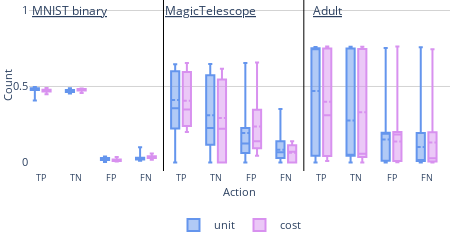

Here is the notebook cell this chart was saved with:
### Code cell
import plotly.graph_objects as go
import numpy as np

# Assuming 'total_cases' is your dictionary containing the datasets

fig = go.Figure()

# Define the order of datasets and initialize a counter for x-axis positioning
datasets = ['MNISTbinary', 'MagicTelescope', 'adult']
x_position = 0  # Counter for x-axis position

# Iterate through each dataset, then each column, and finally each case
names = []
for dataset_name in datasets:
    for i in range(4):  # Assuming each dataset has 5 columns
        for case_name in ['case1', 'case1b']:
            case_data = final[dataset_name][case_name]
            name = f"{case_name}_{dataset_name}_Col{i+1}"
            names.append(name)
            bool = True if name in ['case1_MNISTbinary_Col1', 'case1b_MNISTbinary_Col1'] else False
            col = '#6495ed' if case_name == 'case1' else '#d891ef'
            legend_name = 'unit' if case_name=='case1' else 'cost'
            fig.add_trace(go.Box(
                y=case_data[:, i],
                name=legend_name,
                marker_color=col,
                boxpoints=False,  # Hide outliers
                boxmean=True,     # Show mean
                width=0.7,        # Adjust the width of the boxes
                x=[x_position] * len(case_data[:, i]),  # Set x-axis positions
                showlegend=bool
            ))
            x_position += 1

        # Introduce space after each column
        x_position += 1

# Adjust x-axis range to account for the extra space introduced
fig.update_xaxes(range=[-0.5, x_position - 0.5])

# Vertical lines to separate datasets
# for i, dataset in enumerate(names):
#     if i in [14, 28]:
fig.add_vline(x=11, line_width=1, line_color="black")
fig.add_vline(x=23, line_width=1, line_color="black")

# Add annotations for each dataset (adjust positions as necessary)
# annotations = ['MNISTbinary', 'adult', 'MagicTelescope']

fig.add_annotation(
        x=3,  # Adjust x position for each dataset
        y=1,  # Y-coordinate on the plot
        text=f'<span style="text-decoration: underline;">MNIST binary</span>',
        showarrow=False,
        arrowhead=0,
        ax=0,
        ay=0
    )

fig.add_annotation(
        x=15,  # Adjust x position for each dataset
        y=1,  # Y-coordinate on the plot
        text=f'<span style="text-decoration: underline;">MagicTelescope</span>',
        showarrow=False,
        arrowhead=0,
        ax=0,
        ay=0
    )

fig.add_annotation(
        x=25,  # Adjust x position for each dataset
        y=1,  # Y-coordinate on the plot
        text=f'<span style="text-decoration: underline;">Adult</span>',
        showarrow=False,
        arrowhead=0,
        ax=0,
        ay=0
    )

siz = 11
# Calculate midpoints for tick labels
tickvals = [x + 0.5 for x in range(0, x_position - 1, 2)]

# Update layout and display the plot
fig.update_layout(
    width=450,
    height=180,
    plot_bgcolor='white',
    paper_bgcolor='white',
    margin=dict(l=0, r=0, t=0, b=0),
    # title="Box Plot of Datasets by Cases and Columns",
    xaxis_title="Action",
    yaxis_title="Count",
    boxmode='group',
    showlegend=True,

    xaxis=dict(
        tickvals=[0.5, 3.5, 6.5, 9.5, 12.5, 15.5, 18.5, 21.5, 24.5, 27.5, 30.5, 33.5, 36.5, 39.5, 42.5],
        ticktext=['TP', 'TN', 'FP', 'FN'] * 3,  # Adjust ticktext as needed
        tickfont=dict(size=siz-2),
        title_standoff=5,
        title_font=dict(size=siz),
    ),

    yaxis=dict(
        gridcolor='lightgrey',
        title_standoff=5,
        title_font=dict(size=siz),
        tickfont=dict(size=siz)
    ),


    legend=dict(
        orientation="h",
        yanchor="bottom",
        y=-0.4,  # Adjust this value to position the legend
        xanchor="center",
        x=0.5,
        bgcolor='rgba(0,0,0,0)',
        font=dict(size=siz)  # Increase legend font size
    ),

)
fig.show()

# fig.write_image("./figures/test.pdf" )
# fig.write_image("./figures/cost_action_count.pdf" )

### Figure 1 — Plotly figure (JSON) as saved in the notebook; plotly's stock layout.template omitted (floating-point values rounded to 4 significant figures)
{"data": [{"boxmean": true, "boxpoints": false, "marker": {"color": "#6495ed"}, "name": "unit", "showlegend": true, "type": "box", "width": 0.7, "x": [0, 0, 0, 0, 0, 0, 0, 0, 0, 0, 0, 0, 0, 0, 0, 0, 0, 0, 0, 0, 0, 0, 0, 0, 0], "y": [0.4864, 0.4874, 0.4964, 0.4895, 0.4864, 0.4702, 0.4814, 0.4836, 0.4783, 0.4856, 0.4839, 0.4923, 0.4927, 0.4071, 0.4732, 0.4897, 0.4512, 0.4791, 0.4875, 0.4852, 0.4879, 0.4592, 0.4915, 0.4706, 0.4831]}, {"boxmean": true, "boxpoints": false, "marker": {"color": "#d891ef"}, "name": "cost", "showlegend": true, "type": "box", "width": 0.7, "x": [1, 1, 1, 1, 1, 1, 1, 1, 1, 1, 1, 1, 1, 1, 1, 1, 1, 1, 1, 1, 1, 1, 1, 1, 1], "y": [0.4787, 0.4899, 0.4796, 0.468, 0.4684, 0.4775, 0.4613, 0.4786, 0.4836, 0.4669, 0.4614, 0.4684, 0.4767, 0.4674, 0.4778, 0.4671, 0.4809, 0.483, 0.4641, 0.4703, 0.4785, 0.4805, 0.4519, 0.4678, 0.4492]}, {"boxmean": true, "boxpoints": false, "marker": {"color": "#6495ed"}, "name": "unit", "showlegend": false, "type": "box", "width": 0.7, "x": [3, 3, 3, 3, 3, 3, 3, 3, 3, 3, 3, 3, 3, 3, 3, 3, 3, 3, 3, 3, 3, 3, 3, 3, 3], "y": [0.4706, 0.4541, 0.4538, 0.4696, 0.4746, 0.4708, 0.4756, 0.465, 0.4741, 0.4762, 0.4784, 0.4634, 0.4633, 0.4891, 0.4829, 0.4613, 0.4856, 0.4692, 0.4612, 0.4747, 0.4624, 0.4824, 0.4705, 0.4798, 0.4648]}, {"boxmean": true, "boxpoints": false, "marker": {"color": "#d891ef"}, "name": "cost", "showlegend": false, "type": "box", "width": 0.7, "x": [4, 4, 4, 4, 4, 4, 4, 4, 4, 4, 4, 4, 4, 4, 4, 4, 4, 4, 4, 4, 4, 4, 4, 4, 4], "y": [0.4728, 0.4566, 0.471, 0.4838, 0.4809, 0.4756, 0.4862, 0.4748, 0.4757, 0.4729, 0.4853, 0.4816, 0.4689, 0.4826, 0.4749, 0.4822, 0.4672, 0.4724, 0.484, 0.4817, 0.4735, 0.4793, 0.4842, 0.4833, 0.4858]}, {"boxmean": true, "boxpoints": false, "marker": {"color": "#6495ed"}, "name": "unit", "showlegend": false, "type": "box", "width": 0.7, "x": [6, 6, 6, 6, 6, 6, 6, 6, 6, 6, 6, 6, 6, 6, 6, 6, 6, 6, 6, 6, 6, 6, 6, 6, 6], "y": [0.022, 0.0385, 0.0388, 0.023, 0.018, 0.0218, 0.017, 0.0276, 0.0185, 0.0164, 0.0142, 0.0292, 0.0293, 0.0035, 0.0097, 0.0313, 0.007, 0.0234, 0.0314, 0.0179, 0.0302, 0.0102, 0.0221, 0.0128, 0.0278]}, {"boxmean": true, "boxpoints": false, "marker": {"color": "#d891ef"}, "name": "cost", "showlegend": false, "type": "box", "width": 0.7, "x": [7, 7, 7, 7, 7, 7, 7, 7, 7, 7, 7, 7, 7, 7, 7, 7, 7, 7, 7, 7, 7, 7, 7, 7, 7], "y": [0.0198, 0.036, 0.0216, 0.0088, 0.0117, 0.017, 0.0064, 0.0178, 0.0169, 0.0197, 0.0073, 0.011, 0.0237, 0.01, 0.0177, 0.0104, 0.0254, 0.0202, 0.0086, 0.0109, 0.0191, 0.0133, 0.0084, 0.0093, 0.0068]}, {"boxmean": true, "boxpoints": false, "marker": {"color": "#6495ed"}, "name": "unit", "showlegend": false, "type": "box", "width": 0.7, "x": [9, 9, 9, 9, 9, 9, 9, 9, 9, 9, 9, 9, 9, 9, 9, 9, 9, 9, 9, 9, 9, 9, 9, 9, 9], "y": [0.021, 0.02, 0.011, 0.0179, 0.021, 0.0372, 0.026, 0.0238, 0.0291, 0.0218, 0.0235, 0.0151, 0.0147, 0.1003, 0.0342, 0.0177, 0.0562, 0.0283, 0.0199, 0.0222, 0.0195, 0.0482, 0.0159, 0.0368, 0.0243]}, {"boxmean": true, "boxpoints": false, "marker": {"color": "#d891ef"}, "name": "cost", "showlegend": false, "type": "box", "width": 0.7, "x": [10, 10, 10, 10, 10, 10, 10, 10, 10, 10, 10, 10, 10, 10, 10, 10, 10, 10, 10, 10, 10, 10, 10, 10, 10], "y": [0.0287, 0.0175, 0.0278, 0.0394, 0.039, 0.0299, 0.0461, 0.0288, 0.0238, 0.0405, 0.046, 0.039, 0.0307, 0.04, 0.0296, 0.0403, 0.0265, 0.0244, 0.0433, 0.0371, 0.0289, 0.0269, 0.0555, 0.0396, 0.0582]}, {"boxmean": true, "boxpoints": false, "marker": {"color": "#6495ed"}, "name": "unit", "showlegend": false, "type": "box", "width": 0.7, "x": [12, 12, 12, 12, 12, 12, 12, 12, 12, 12, 12, 12, 12, 12, 12, 12, 12, 12, 12, 12, 12, 12, 12, 12, 12], "y": [0.225, 0.2345, 0.1956, 0.2201, 0.2121, 0.62, 0.6022, 0.5959, 0.3449, 0, 0.6467, 0.1921, 0.6351, 0.5997, 0.2447, 0.557, 0.5762, 0.21, 0.6344, 0.3572, 0.5889, 0.3519, 0.5783, 0.6032, 0.2499]}, {"boxmean": true, "boxpoints": false, "marker": {"color": "#d891ef"}, "name": "cost", "showlegend": false, "type": "box", "width": 0.7, "x": [13, 13, 13, 13, 13, 13, 13, 13, 13, 13, 13, 13, 13, 13, 13, 13, 13, 13, 13, 13, 13, 13, 13, 13, 13], "y": [0.6484, 0.3417, 0.5832, 0.2282, 0.6414, 0.6004, 0.2429, 0.653, 0.3488, 0.5934, 0.258, 0.3537, 0.5475, 0.6039, 0.591, 0.2001, 0.2503, 0.232, 0.2222, 0.6537, 0.3722, 0.2681, 0.2478, 0.2327, 0.2264]}, {"boxmean": true, "boxpoints": false, "marker": {"color": "#6495ed"}, "name": "unit", "showlegend": false, "type": "box", "width": 0.7, "x": [15, 15, 15, 15, 15, 15, 15, 15, 15, 15, 15, 15, 15, 15, 15, 15, 15, 15, 15, 15, 15, 15, 15, 15, 15], "y": [0.5762, 0.5615, 0.6011, 0.5724, 0.5983, 0.1563, 0.1977, 0.204, 0, 0.6477, 0, 0.6193, 0, 0.2022, 0.5685, 0.2289, 0.2303, 0.5976, 0, 0, 0.2268, 0, 0.2261, 0.2096, 0.5398]}, {"boxmean": true, "boxpoints": false, "marker": {"color": "#d891ef"}, "name": "cost", "showlegend": false, "type": "box", "width": 0.7, "x": [16, 16, 16, 16, 16, 16, 16, 16, 16, 16, 16, 16, 16, 16, 16, 16, 16, 16, 16, 16, 16, 16, 16, 16, 16], "y": [0, 0, 0.2285, 0.5563, 0.01402, 0.2222, 0.5552, 0, 0, 0.2212, 0.4956, 0, 0.2177, 0.1528, 0.218, 0.6162, 0.5443, 0.5671, 0.5818, 0, 0, 0.4862, 0.5401, 0.5422, 0.551]}, {"boxmean": true, "boxpoints": false, "marker": {"color": "#6495ed"}, "name": "unit", "showlegend": false, "type": "box", "width": 0.7, "x": [18, 18, 18, 18, 18, 18, 18, 18, 18, 18, 18, 18, 18, 18, 18, 18, 18, 18, 18, 18, 18, 18, 18, 18, 18], "y": [0.07781, 0.06309, 0.05853, 0.06099, 0.04907, 0.1847, 0.1434, 0.1591, 0.6551, 0, 0.3533, 0.03575, 0.3649, 0.1356, 0.07291, 0.1171, 0.1258, 0.05398, 0.3656, 0.6428, 0.1181, 0.6481, 0.1241, 0.1349, 0.1059]}, {"boxmean": true, "boxpoints": false, "marker": {"color": "#d891ef"}, "name": "cost", "showlegend": false, "type": "box", "width": 0.7, "x": [19, 19, 19, 19, 19, 19, 19, 19, 19, 19, 19, 19, 19, 19, 19, 19, 19, 19, 19, 19, 19, 19, 19, 19, 19], "y": [0.3516, 0.6583, 0.1178, 0.08728, 0.334, 0.1237, 0.08973, 0.347, 0.6512, 0.1297, 0.1598, 0.6463, 0.1409, 0.21, 0.1392, 0.04381, 0.1034, 0.08412, 0.068, 0.3463, 0.6278, 0.1707, 0.1167, 0.09464, 0.09043]}, {"boxmean": true, "boxpoints": false, "marker": {"color": "#6495ed"}, "name": "unit", "showlegend": false, "type": "box", "width": 0.7, "x": [21, 21, 21, 21, 21, 21, 21, 21, 21, 21, 21, 21, 21, 21, 21, 21, 21, 21, 21, 21, 21, 21, 21, 21, 21], "y": [0.1209, 0.1409, 0.1448, 0.1465, 0.1406, 0.03891, 0.05678, 0.04101, 0, 0.3523, 0, 0.1528, 0, 0.06239, 0.1139, 0.09709, 0.06765, 0.1385, 0, 0, 0.06625, 0, 0.0715, 0.05223, 0.1045]}, {"boxmean": true, "boxpoints": false, "marker": {"color": "#d891ef"}, "name": "cost", "showlegend": false, "type": "box", "width": 0.7, "x": [22, 22, 22, 22, 22, 22, 22, 22, 22, 22, 22, 22, 22, 22, 22, 22, 22, 22, 22, 22, 22, 22, 22, 22, 22], "y": [0, 0, 0.07045, 0.1283, 0.01052, 0.05363, 0.1122, 0, 0, 0.05573, 0.08658, 0, 0.09394, 0.0333, 0.05188, 0.1399, 0.102, 0.1167, 0.1279, 0, 0, 0.07501, 0.09534, 0.1304, 0.1321]}, {"boxmean": true, "boxpoints": false, "marker": {"color": "#6495ed"}, "name": "unit", "showlegend": false, "type": "box", "width": 0.7, "x": [24, 24, 24, 24, 24, 24, 24, 24, 24, 24, 24, 24, 24, 24, 24, 24, 24, 24, 24, 24, 24, 24, 24, 24, 24], "y": [0.759, 0.7528, 0.7506, 0.7543, 0.7474, 0.7468, 0.7502, 0.7438, 0.04367, 0.2473, 0.03781, 0.7516, 0.7506, 0, 0.02948, 0.7528, 0.04545, 0, 0.7486, 0.04326, 0.7486, 0.7535, 0.7511, 0, 0.05951]}, {"boxmean": true, "boxpoints": false, "marker": {"color": "#d891ef"}, "name": "cost", "showlegend": false, "type": "box", "width": 0.7, "x": [25, 25, 25, 25, 25, 25, 25, 25, 25, 25, 25, 25, 25, 25, 25, 25, 25, 25, 25, 25, 25, 25, 25, 25, 25], "y": [0.7586, 0.04558, 0.0767, 0.0434, 0.03699, 0.04545, 0.732, 0.2368, 0.7453, 0.7602, 0.7591, 0.7426, 0.3098, 0.008735, 0.7635, 0.7482, 0.7471, 0.01215, 0.04231, 0.7592, 0.04176, 0.7399, 0.03699, 0.7568, 0.04313]}, {"boxmean": true, "boxpoints": false, "marker": {"color": "#6495ed"}, "name": "unit", "showlegend": false, "type": "box", "width": 0.7, "x": [27, 27, 27, 27, 27, 27, 27, 27, 27, 27, 27, 27, 27, 27, 27, 27, 27, 27, 27, 27, 27, 27, 27, 27, 27], "y": [0, 0.04449, 0.03371, 0.04436, 0.04913, 0.04791, 0.04818, 0.04599, 0.7538, 0, 0.7572, 0.04149, 0.03603, 0.7617, 0.7594, 0.04558, 0.7502, 0.7558, 0.04381, 0.752, 0.0535, 0.04599, 0.04367, 0.2412, 0.7328]}, {"boxmean": true, "boxpoints": false, "marker": {"color": "#d891ef"}, "name": "cost", "showlegend": false, "type": "box", "width": 0.7, "x": [28, 28, 28, 28, 28, 28, 28, 28, 28, 28, 28, 28, 28, 28, 28, 28, 28, 28, 28, 28, 28, 28, 28, 28, 28], "y": [0.03903, 0.7493, 0.7134, 0.7519, 0.7547, 0.7415, 0.058, 0, 0.04654, 0.01447, 0.001638, 0.05077, 0.1481, 0.7613, 0.02661, 0.04518, 0.04695, 0.2379, 0.7449, 0.01952, 0.758, 0.04886, 0.7577, 0.01201, 0.7446]}, {"boxmean": true, "boxpoints": false, "marker": {"color": "#6495ed"}, "name": "unit", "showlegend": false, "type": "box", "width": 0.7, "x": [30, 30, 30, 30, 30, 30, 30, 30, 30, 30, 30, 30, 30, 30, 30, 30, 30, 30, 30, 30, 30, 30, 30, 30, 30], "y": [0.241, 0.1939, 0.2095, 0.1911, 0.1919, 0.1933, 0.1852, 0.196, 0.01146, 0.7527, 0.007779, 0.196, 0.208, 0, 0.003685, 0.1931, 0.01051, 0, 0.1987, 0.01119, 0.1853, 0.1911, 0.193, 0, 0.02334]}, {"boxmean": true, "boxpoints": false, "marker": {"color": "#d891ef"}, "name": "cost", "showlegend": false, "type": "box", "width": 0.7, "x": [31, 31, 31, 31, 31, 31, 31, 31, 31, 31, 31, 31, 31, 31, 31, 31, 31, 31, 31, 31, 31, 31, 31, 31, 31], "y": [0.1959, 0.01433, 0.03917, 0.008598, 0.007097, 0.01365, 0.1832, 0.7632, 0.1974, 0.2242, 0.2378, 0.1866, 0.09308, 0.002047, 0.2058, 0.1975, 0.1937, 0.004504, 0.00969, 0.2181, 0.008052, 0.1989, 0.008462, 0.2302, 0.01406]}, {"boxmean": true, "boxpoints": false, "marker": {"color": "#6495ed"}, "name": "unit", "showlegend": false, "type": "box", "width": 0.7, "x": [33, 33, 33, 33, 33, 33, 33, 33, 33, 33, 33, 33, 33, 33, 33, 33, 33, 33, 33, 33, 33, 33, 33, 33, 33], "y": [0, 0.008735, 0.006142, 0.01024, 0.0116, 0.01201, 0.01638, 0.01419, 0.1911, 0, 0.1972, 0.01092, 0.005323, 0.2383, 0.2075, 0.008462, 0.1938, 0.2442, 0.008871, 0.1935, 0.01256, 0.009417, 0.01228, 0.7588, 0.1844]}, {"boxmean": true, "boxpoints": false, "marker": {"color": "#d891ef"}, "name": "cost", "showlegend": false, "type": "box", "width": 0.7, "x": [34, 34, 34, 34, 34, 34, 34, 34, 34, 34, 34, 34, 34, 34, 34, 34, 34, 34, 34, 34, 34, 34, 34, 34, 34], "y": [0.006551, 0.1908, 0.1707, 0.1961, 0.2012, 0.1994, 0.02689, 0, 0.01078, 0.001092, 0.001501, 0.02006, 0.449, 0.2279, 0.004094, 0.009144, 0.01228, 0.7455, 0.2031, 0.003139, 0.1922, 0.01242, 0.1968, 0.0009554, 0.1982]}], "layout": {"annotations": [{"arrowhead": 0, "ax": 0, "ay": 0, "showarrow": false, "text": "<span style=\"text-decoration: underline;\">MNIST binary</span>", "x": 3, "y": 1}, {"arrowhead": 0, "ax": 0, "ay": 0, "showarrow": false, "text": "<span style=\"text-decoration: underline;\">MagicTelescope</span>", "x": 15, "y": 1}, {"arrowhead": 0, "ax": 0, "ay": 0, "showarrow": false, "text": "<span style=\"text-decoration: underline;\">Adult</span>", "x": 25, "y": 1}], "boxmode": "group", "height": 180, "legend": {"bgcolor": "rgba(0,0,0,0)", "font": {"size": 11}, "orientation": "h", "x": 0.5, "xanchor": "center", "y": -0.4, "yanchor": "bottom"}, "margin": {"b": 0, "l": 0, "r": 0, "t": 0}, "paper_bgcolor": "white", "plot_bgcolor": "white", "shapes": [{"line": {"color": "black", "width": 1}, "type": "line", "x0": 11, "x1": 11, "xref": "x", "y0": 0, "y1": 1, "yref": "y domain"}, {"line": {"color": "black", "width": 1}, "type": "line", "x0": 23, "x1": 23, "xref": "x", "y0": 0, "y1": 1, "yref": "y domain"}], "showlegend": true, "width": 450, "xaxis": {"range": [-0.5, 35.5], "tickfont": {"size": 9}, "ticktext": ["TP", "TN", "FP", "FN", "TP", "TN", "FP", "FN", "TP", "TN", "FP", "FN"], "tickvals": [0.5, 3.5, 6.5, 9.5, 12.5, 15.5, 18.5, 21.5, 24.5, 27.5, 30.5, 33.5, 36.5, 39.5, 42.5], "title": {"font": {"size": 11}, "standoff": 5, "text": "Action"}}, "yaxis": {"gridcolor": "lightgrey", "tickfont": {"size": 11}, "title": {"font": {"size": 11}, "standoff": 5, "text": "Count"}}}}
